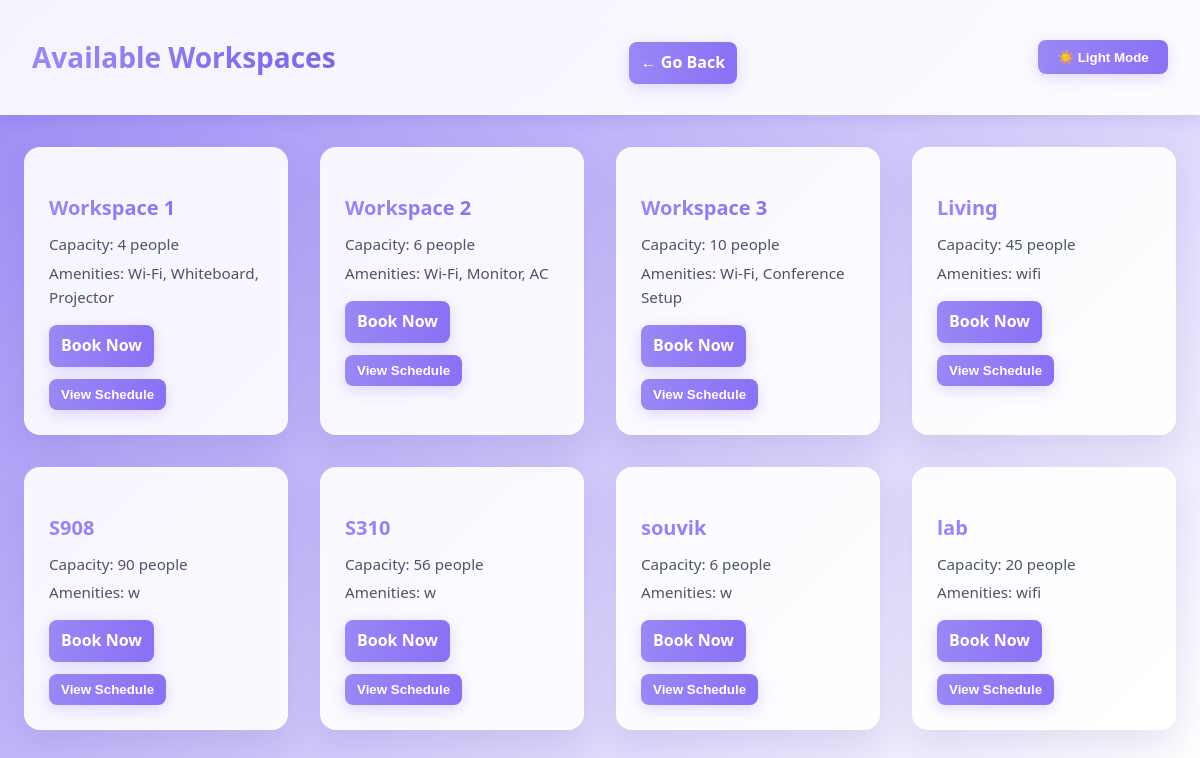
Screenshot of /workspace (signed in) with the database file from the repository.
### website/models.py (models this page shows)
class Workspace(db.Model):
    id = db.Column(db.Integer, primary_key=True)
    name = db.Column(db.String(100), nullable=False)
    floor = db.Column(db.Integer, nullable=True)
    x = db.Column(db.Integer, nullable=True)  # for SVG positioning
    y = db.Column(db.Integer, nullable=True)
    capacity = db.Column(db.Integer, nullable=False)
    amenities = db.Column(db.String(255), nullable=True)

### website/views.py (the view)
@views.route('/workspace')
@login_required
def list_workspace():
    workspaces = Workspace.query.all()
    reserved_workspace_ids = {booking.workspace_id for booking in Booking.query.all()}
    workspace_data = [
        {
            "id": workspace.id,
            "name": workspace.name,
            "capacity": workspace.capacity,
            "amenities": workspace.amenities,
            "reserved": False
        }
        for workspace in workspaces
    ]
    return render_template("workspace-list.html", user=current_user, workspaces=workspace_data)

### website/__init__.py (called while the page is built)
def create_app():
    app = Flask(__name__)
    app.config['SECRET_KEY'] = 'love'
    app.config['SQLALCHEMY_DATABASE_URI'] = f'sqlite:///{DB_NAME}'
    db.init_app(app)
    from .views import views
    from .auth import auth
    app.register_blueprint(views, url_prefix='/')
    app.register_blueprint(auth, url_prefix='/')
    from .models import User, Workspace  # Import Workspace model
    with app.app_context():
        db.create_all()
        seed_workspaces()  # Seed default workspaces
    login_manager = LoginManager()
    login_manager.login_view = 'auth.login'
    login_manager.init_app(app)
    @login_manager.user_loader
    def load_user(id):
        return User.query.get(int(id))
    return app

### website/templates/workspace-list.html (shortened to what this page needs)
<!DOCTYPE html>
<html lang="en">
<head>
    <link rel="stylesheet" href="{{ url_for('static', filename='styles/workspace_List.css') }}">
</head>
<body>
    <header class="header">
        <h1>Available Workspaces</h1>
        <a href="/" class="details-link">← Go Back</a>
        <button onclick="toggleTheme()" id="themeToggle">☀️ Light Mode</button>
    </header>
    <main class="workspace-details">
        <div class="workspace-grid">
            {% for workspace in workspaces %}
            <div class="workspace-item">
                <h3>{{ workspace.name }}</h3>
                <p>Capacity: {{ workspace.capacity }} people</p>
                <p>Amenities: {{ workspace.amenities }}</p>
                <a href="{{ url_for('views.workspace_details', id=workspace.id) }}" class="details-link">Book Now</a>
                <button onclick="openScheduleModal('{{ workspace.id }}')">View Schedule</button>
            </div>
            {% endfor %}
        </div>
    </main>
</body>
</html>

### website/static/styles/workspace_List.css (style rules this page uses)
body { background: linear-gradient(135deg, #9b87f5 0%, #ffffff 100%); color: #111827; font-family: 'Segoe UI', Tahoma, Geneva, Verdana, sans-serif; margin: 0; padding: 0; line-height: 1.6; }
.header { background: rgba(255, 255, 255, 0.9); backdrop-filter: blur(8px); box-shadow: 0 4px 15px rgba(31, 38, 135, 0.1); padding: 1rem 2rem; display: flex; justify-content: space-between; align-items: center; border-bottom: 1px solid rgba(255, 255, 255, 0.3); }
.header h1 { font-size: 1.75rem; font-weight: 600; background: linear-gradient(to right, #9b87f5, #7868e6); -webkit-background-clip: text; background-clip: text; -webkit-text-fill-color: transparent; }
.header button { background: linear-gradient(to right, #9b87f5, #8a70f5); color: white; border: none; padding: 0.6rem 1.2rem; border-radius: 0.5rem; font-weight: 600; cursor: pointer; box-shadow: 0 4px 15px rgba(155, 135, 245, 0.3); transition: all 0.3s ease; }
.workspace-details { max-width: 1280px; margin: 2rem auto; padding: 0 1.5rem; }
.workspace-grid { display: grid; grid-template-columns: repeat(auto-fit, minmax(250px, 1fr)); gap: 2rem; }
.workspace-item { background: rgba(255, 255, 255, 0.9); border: 1px solid rgba(255, 255, 255, 0.3); border-radius: 1rem; padding: 1.5rem; box-shadow: 0 15px 35px rgba(31, 38, 135, 0.1); transition: all 0.3s ease; }
.workspace-item h3 { font-size: 1.25rem; font-weight: 600; margin-bottom: 0.5rem; background: linear-gradient(to right, #9b87f5, #7868e6); -webkit-background-clip: text; background-clip: text; -webkit-text-fill-color: transparent; }
.workspace-item p { color: #4b5563; margin: 0.25rem 0; font-size: 0.95rem; }
.details-link, .workspace-item button { display: inline-block; margin-top: 0.75rem; margin-right: 0.5rem; background: linear-gradient(to right, #9b87f5, #8a70f5); color: white; padding: 0.5rem 0.75rem; border: none; border-radius: 0.5rem; font-weight: 600; text-decoration: none; cursor: pointer; box-shadow: 0 4px 15px rgba(155, 135, 245, 0.3); transition: all 0.3s ease; }

### rows the page displays
Workspace: name "Workspace 1", capacity "4", amenities "Wi-Fi, Whiteboard, Projector"
Workspace: name "Workspace 2", capacity "6", amenities "Wi-Fi, Monitor, AC"
Workspace: name "Workspace 3", capacity "10", amenities "Wi-Fi, Conference Setup"
Workspace: name "Living", capacity "45", amenities "wifi"
Workspace: name "S908", capacity "90", amenities "w"
Workspace: name "S310", capacity "56", amenities "w"
Workspace: name "souvik", capacity "6", amenities "w"
Workspace: name "lab", capacity "20", amenities "wifi"
